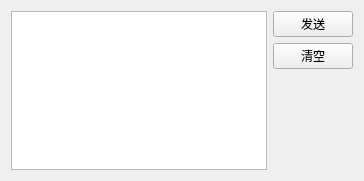
        <widget class="QWidget" name="widget_3" native="true">
         <property name="maximumSize">
          <size>
           <width>16777215</width>
           <height>181</height>
          </size>
         </property>
         <layout class="QGridLayout" name="gridLayout_25">
          <item row="0" column="0" rowspan="3">
           <widget class="QTextBrowser" name="dowSendText">
            <property name="maximumSize">
             <size>
              <width>16777215</width>
              <height>171</height>
             </size>
            </property>
           </widget>
          </item>
          <item row="0" column="1">
           <widget class="QPushButton" name="dowSendBtn">
            <property name="text">
             <string>发送</string>
            </property>
           </widget>
          </item>
          <item row="1" column="1">
           <widget class="QPushButton" name="dowClearBtn">
            <property name="text">
             <string>清空</string>
            </property>
           </widget>
          </item>
          <item row="2" column="1">
           <spacer name="verticalSpacer_8">
            <property name="orientation">
             <enum>Qt::Vertical</enum>
            </property>
            <property name="sizeHint" stdset="0">
             <size>
              <width>17</width>
              <height>102</height>
             </size>
            </property>
           </spacer>
          </item>
         </layout>
        </widget>
